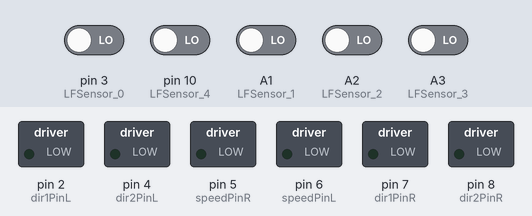
Bench run of a sketch on a simulated Arduino Uno, built with avr-gcc and run on an emulated ATmega328P. Parts: switched loads named in the sketch (green lamp = pin HIGH). The inputs (shaded band) are chosen by the test bench; at power-on: A1 (LFSensor_1), A2 (LFSensor_2), A3 (LFSensor_3), pin 3 (LFSensor_0), pin 10 (LFSensor_4) LOW.

Above: at 1.2 s.
1.3 s: A1 (LFSensor_1) driven HIGH
At 1.6 s:
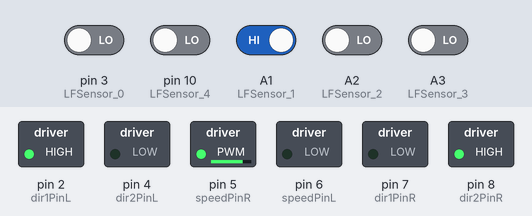
2.8 s: A3 (LFSensor_3) driven HIGH
At 4.0 s:
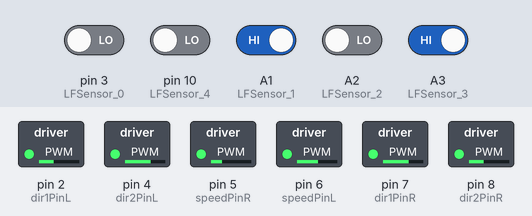
4.3 s: A1 (LFSensor_1) driven LOW
At 4.8 s:
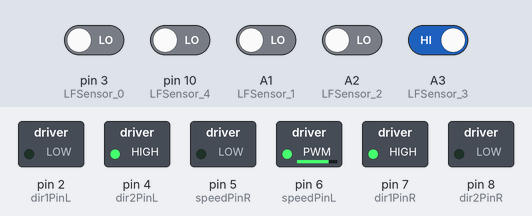
5.8 s: pin 10 (LFSensor_4) driven HIGH
Timing chart, 0 to 6.1 s (numbered marks = the images above; inputs shaded):
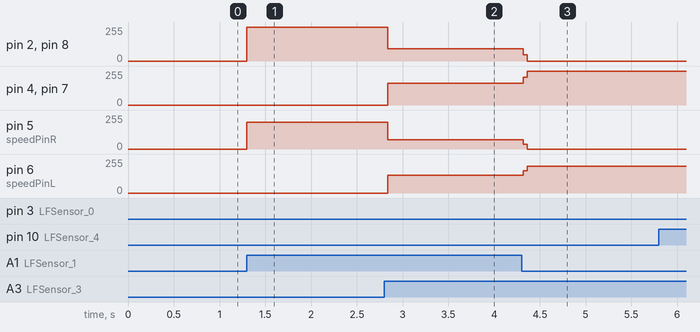

Measured:
- after the input at 1.3 s, pin 2 (dir1PinL), pin 8 (dir2PinR): 0/255 → 255/255 at once; pin 5 (speedPinR): 0/255 → 200/255 at once
- after the input at 2.8 s, pin 2 (dir1PinL), pin 8 (dir2PinR): 255/255 → 92/255 at once; pin 4 (dir2PinL), pin 7 (dir1PinR): 0/255 → 163/255 at once; pin 5 (speedPinR): 200/255 → 68/255 at once; pin 6 (speedPinL): 0/255 → 132/255 at once
- after the input at 4.3 s, pin 2 (dir1PinL), pin 8 (dir2PinR): 92/255 → 0/255 at once; pin 4 (dir2PinL), pin 7 (dir1PinR): 163/255 → 255/255 at once; pin 5 (speedPinR): 68/255 → 0/255 at once; pin 6 (speedPinL): 132/255 → 200/255 at once

The sketch:

smartcar-lesson4.ino
```cpp
 #include "configuration.h"
 int sensor[5];
 /*read line folloe sensors*/
void read_sensor_values()
{
  sensor[0]=digitalRead(LFSensor_0);
  sensor[1]=digitalRead(LFSensor_1);
  sensor[2]=digitalRead(LFSensor_2);
  sensor[3]=digitalRead(LFSensor_3);
  sensor[4]=digitalRead(LFSensor_4);
}

void go_Advance(void)  //Forward
{
  digitalWrite(dir1PinL, HIGH);
  digitalWrite(dir2PinL,LOW);
  digitalWrite(dir1PinR,HIGH);
  digitalWrite(dir2PinR,LOW);
}
void go_Left(void)  //Turn left
{
  digitalWrite(dir1PinL, HIGH);
  digitalWrite(dir2PinL,LOW);
  digitalWrite(dir1PinR,LOW);
  digitalWrite(dir2PinR,HIGH);
}
void go_Right(void)  //Turn right
{
  digitalWrite(dir1PinL, LOW);
  digitalWrite(dir2PinL,HIGH);
  digitalWrite(dir1PinR,HIGH);
  digitalWrite(dir2PinR,LOW);
}
void go_Back(void)  //Reverse
{
  digitalWrite(dir1PinL, LOW);
  digitalWrite(dir2PinL,HIGH);
  digitalWrite(dir1PinR,LOW);
  digitalWrite(dir2PinR,HIGH);
}
void stop_Stop()    //Stop
{
  digitalWrite(dir1PinL, LOW);
  digitalWrite(dir2PinL,LOW);
  digitalWrite(dir1PinR,LOW);
  digitalWrite(dir2PinR,LOW);
}
/*set motor speed */
void set_Motorspeed(int speed_L,int speed_R)
{
  analogWrite(speedPinL,speed_L);
  analogWrite(speedPinR,speed_R);
}

void setup()
{
 pinMode(speedPinL,OUTPUT); //left motor PWM pin
 pinMode(speedPinR,OUTPUT); //rignt motor PWM  pin
 pinMode(dir1PinL,OUTPUT); //left motor direction pin1
 pinMode(dir2PinL,OUTPUT); //left motor direction pin2
 pinMode(dir1PinR,OUTPUT); //right motor direction Pin 1
 pinMode(dir2PinR,OUTPUT);  //right motor direction Pin 2

  /*line follow sensors */
 pinMode(LFSensor_0,INPUT);
 pinMode(LFSensor_1,INPUT);
 pinMode(LFSensor_2,INPUT);
 pinMode(LFSensor_3,INPUT);
 pinMode(LFSensor_4,INPUT);
 Serial.begin(9600);
}

void auto_tarcking(){
  read_sensor_values();
  if(sensor[2]==HIGH){ //The middle sensor is on the black line
    if(sensor[1]==LOW && sensor[3]==LOW){ //Other sensors are in the white area
      go_Advance();  //straight
      set_Motorspeed(M_SPEED1,M_SPEED1);
    }
    else if(sensor[1]==HIGH && sensor[3]==LOW){ //The second sensor is also on the black line
       go_Left();  //Turn left
       set_Motorspeed(0,M_SPEED1);
    }
    else if(sensor[1]==LOW && sensor[3]==HIGH){  //The fourth sensor is also on the black line
      go_Right();  //Turn right
      set_Motorspeed(M_SPEED1,0);
    }
  }
  else if(sensor[2]==LOW){  //The middle sensor is in the white area
    if(sensor[1]==HIGH && sensor[3]==LOW){ //Turn left
      go_Left();
      set_Motorspeed(0,M_SPEED1);
    }
    else if(sensor[1]==LOW && sensor[3]==HIGH){  //Turn right
       go_Right();
       set_Motorspeed(M_SPEED1,0);
    }
  }
  else {
     go_Back();
     set_Motorspeed(M_SPEED1,M_SPEED1);
  }
  if(sensor[1]==HIGH){  //The second sensor is on the black line
    if(sensor[0]==HIGH && sensor[2]==LOW){ //Accelerate left turn
      go_Left();
      set_Motorspeed(0,M_SPEED2);
    }
    else{  //Turn left
      go_Left();
      set_Motorspeed(0,M_SPEED1);
    }
  }
  if(sensor[3]==HIGH){  //The fourth sensor is on the black line
    if(sensor[2]==LOW && sensor[4]==HIGH){  //Accelerate right turn
      go_Right();
      set_Motorspeed(M_SPEED2,0);
    }
    else{  //Turn right
      go_Right();
      set_Motorspeed(M_SPEED1,0);
    }
  }
}
void loop(){
  auto_tarcking();
}
```

configuration.h
```cpp
/*Declare L298N Dual H-Bridge Motor Controller directly since there is not a library to load.*/
//Define L298N Dual H-Bridge Motor Controller Pins
#define dir1PinL  2    //Motor direction
#define dir2PinL  4    //Motor direction
#define speedPinL 6    // Needs to be a PWM pin to be able to control motor speed

#define dir1PinR  7    //Motor direction
#define dir2PinR  8   //Motor direction
#define speedPinR 5   // Needs to be a PWM pin to be able to control motor speed

/*From left to right, connect to D3,A1-A3 ,D10*/
#define LFSensor_0 3
#define LFSensor_1 A1
#define LFSensor_2 A2
#define LFSensor_3 A3
#define LFSensor_4 10

#define M_SPEED1   200  //motor speed
#define M_SPEED2   230  //motor speed
```
